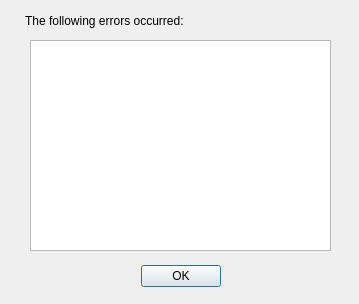
<?xml version="1.0" encoding="UTF-8"?>
<ui version="4.0">
 <class>ErrMsg</class>
 <widget class="QDialog" name="ErrMsg">
  <property name="geometry">
   <rect>
    <x>0</x>
    <y>0</y>
    <width>359</width>
    <height>304</height>
   </rect>
  </property>
  <property name="windowTitle">
   <string>Dialog</string>
  </property>
  <widget class="QDialogButtonBox" name="buttonBox">
   <property name="geometry">
    <rect>
     <x>140</x>
     <y>260</y>
     <width>81</width>
     <height>32</height>
    </rect>
   </property>
   <property name="orientation">
    <enum>Qt::Horizontal</enum>
   </property>
   <property name="standardButtons">
    <set>QDialogButtonBox::Ok</set>
   </property>
  </widget>
  <widget class="QLabel" name="label">
   <property name="geometry">
    <rect>
     <x>25</x>
     <y>13</y>
     <width>251</width>
     <height>16</height>
    </rect>
   </property>
   <property name="text">
    <string>The following errors occurred:</string>
   </property>
  </widget>
  <widget class="QTextEdit" name="errorList">
   <property name="enabled">
    <bool>true</bool>
   </property>
   <property name="geometry">
    <rect>
     <x>30</x>
     <y>40</y>
     <width>301</width>
     <height>211</height>
    </rect>
   </property>
   <property name="readOnly">
    <bool>true</bool>
   </property>
  </widget>
 </widget>
 <resources/>
 <connections>
  <connection>
   <sender>buttonBox</sender>
   <signal>accepted()</signal>
   <receiver>ErrMsg</receiver>
   <slot>accept()</slot>
   <hints>
    <hint type="sourcelabel">
     <x>248</x>
     <y>254</y>
    </hint>
    <hint type="destinationlabel">
     <x>157</x>
     <y>274</y>
    </hint>
   </hints>
  </connection>
  <connection>
   <sender>buttonBox</sender>
   <signal>rejected()</signal>
   <receiver>ErrMsg</receiver>
   <slot>reject()</slot>
   <hints>
    <hint type="sourcelabel">
     <x>316</x>
     <y>260</y>
    </hint>
    <hint type="destinationlabel">
     <x>286</x>
     <y>274</y>
    </hint>
   </hints>
  </connection>
 </connections>
</ui>
